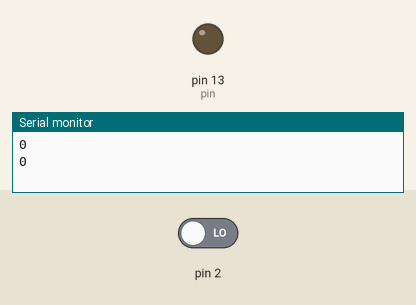
Simulated run of this sketch. Board: Arduino Uno, built with avr-gcc and run on an emulated ATmega328P. On the bench: output pins drawn as LEDs (lit = HIGH), the last lines printed to the serial monitor. The test bench sets the inputs (shaded band); at power-on: pin 2 LOW.

Above: at 1.2 s.
1.3 s: pin 2 driven HIGH
At 3.3 s:
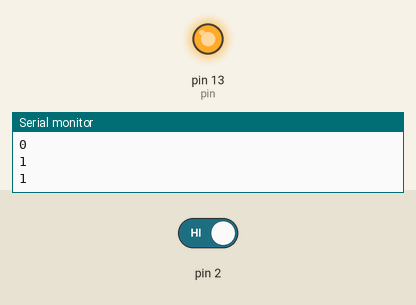
Timing chart, 0 to 4.8 s (numbered marks = the images above; inputs shaded):
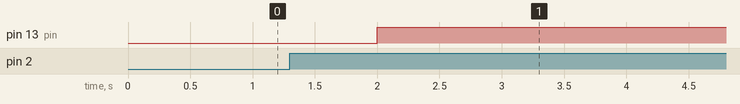

The sketch:

buttonInterrupt.ino
```cpp
int pin = 13;
volatile int state = LOW; // declaration d'une variable volatile

void setup() {
  // setup code here, to run once:
  Serial.begin(9600);
  pinMode(pin, OUTPUT);
  attachInterrupt(0, blink, RISING); // attache l'interruption externe n0 a la fonction blink
}

void loop() {
  // main code here, to run repeatedly:
  digitalWrite(pin, state); // la LED reflete l'etat de la variable
  Serial.println(state);
  delay(1000);
}

void blink() // la fonction appelee par l'interruption externe n0
{
  state = !state; // inverse l'etat de la variable
}
```

Measured:
- after the input at 1.3 s, pin 13 (pin): LOW → HIGH after 0.70 s
